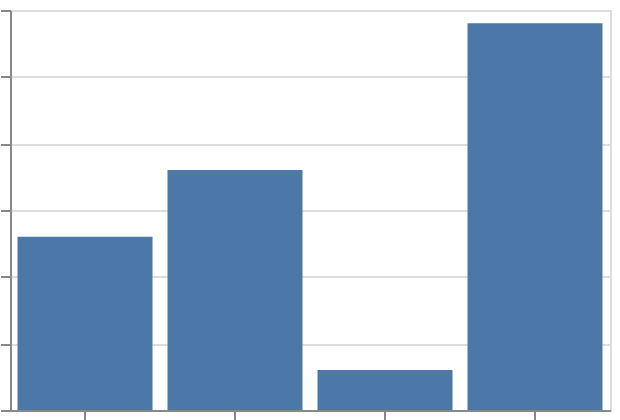

Write a Vega-Lite specification for this figure.
### Vega-Lite specification from a JSON file in a GitHub repository (floating-point values rounded to 4 significant figures)
{"$schema": "https://vega.github.io/schema/vega-lite/v6.json", "padding": 5, "autosize": "none", "width": 300, "height": 200, "data": {"name": "table", "values": [{"c": "C", "x": 5, "y": 3, "v": 7, "g": "p"}, {"c": "A", "x": 6, "y": 1, "v": 7, "g": "q"}, {"c": "A", "x": 8, "y": 10, "v": 9, "g": "p"}, {"c": "A", "x": 2, "y": 7, "v": 10, "g": "q"}, {"c": "D", "x": 8, "y": 2, "v": 1, "g": "p"}, {"c": "D", "x": 10, "y": 10, "v": 11, "g": "q"}, {"c": "B", "x": 8, "y": 7, "v": 9, "g": "p"}, {"c": "A", "x": 2, "y": 11, "v": 8, "g": "q"}, {"c": "B", "x": 3, "y": 11, "v": 1, "g": "p"}, {"c": "D", "x": 1, "y": 1, "v": 11, "g": "q"}]}, "mark": "bar", "encoding": {"x": {"field": "c", "type": "nominal", "sort": {"field": "v"}}, "y": {"field": "y", "type": "quantitative", "aggregate": "sum"}}}
